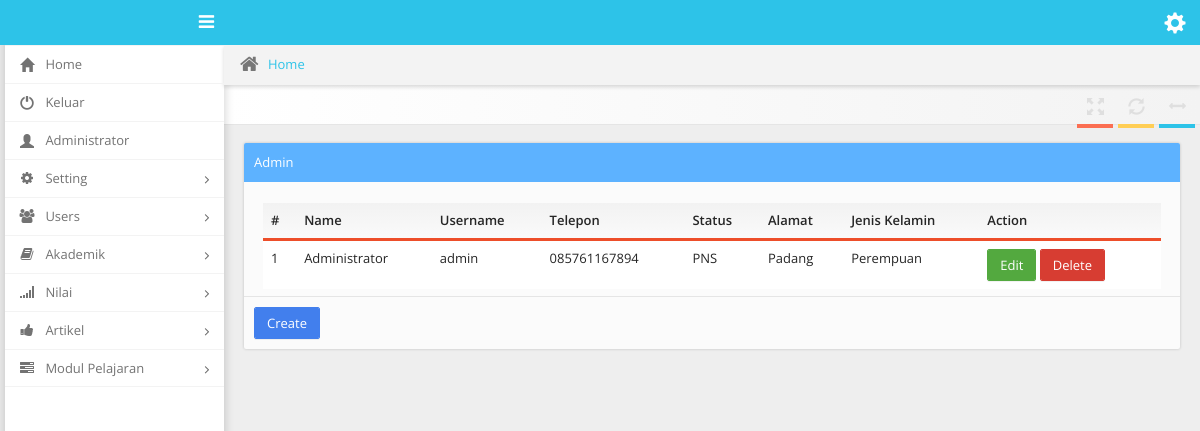
Page /dashboard/index.php?users=admin (signed in) on the committed database.
### tables this page shows
CREATE TABLE IF NOT EXISTS `users` (
  `id` int(11) NOT NULL AUTO_INCREMENT,
  `nomor_induk` varchar(30) DEFAULT NULL,
  `name` varchar(50) DEFAULT NULL,
  `username` varchar(30) DEFAULT NULL,
  `password` varchar(32) DEFAULT NULL,
  `telp` varchar(16) DEFAULT NULL,
  `alamat` text,
  `status` varchar(25) DEFAULT NULL,
  `jenis_kelamin` varchar(25) DEFAULT NULL,
  `kelas_id` int(11) DEFAULT NULL,
  `access` varchar(30) DEFAULT NULL,
  PRIMARY KEY (`id`),
  KEY `kelas_id` (`kelas_id`),
  KEY `kelas_id_2` (`kelas_id`)
);

### dashboard/tables/admin_table.php (the view)
<div class="col-xs-12 col-md-12">
    <div class="well with-header  with-footer">
        <div class="header bg-blue">
            Admin
        </div>
        <table class="table table-hover">
            <thead class="bordered-darkorange">
                <tr>
                    <th>#</th>
                    <th>Name</th>
                    <th>Username</th>
                    <th>Telepon</th>
                    <th>Status</th>
                    <th>Alamat</th>
                    <th>Jenis Kelamin</th>
                    <th>Action</th>
                </tr>
            </thead>
            <tbody>
                <?php
                    $no     =   1;
                    $admin  =   mysqli_query($koneksi,"SELECT * FROM users WHERE access='admin' ORDER BY name DESC");
                    while ($data=mysqli_fetch_assoc($admin)) {
                ?>
                <tr>
                    <td><?php echo $no; ?></td>
                    <td><?php echo $data['name']; ?></td>
                    <td><?php echo $data['username']; ?></td>
                    <td><?php echo $data['telp']; ?></td>
                    <td><?php echo $data['status']; ?></td>
                    <td><?php echo $data['alamat']; ?></td>
                    <td><?php echo $data['jenis_kelamin']; ?></td>
                    <td>
                        <a href="?admin-edit=<?php echo $data['id']; ?>" class="btn btn-success">Edit</a>
                        <a href="?admin-del=<?php echo $data['id']; ?>" class="btn btn-danger">Delete</a>
                    </td>
                </tr>
                <?php
                    $no++;
                    }
                ?>
            </tbody>
        </table>
        <div class="footer">
            <a href="?users=admin-create" class="btn btn-primary">Create</a>
        </div>
    </div>
</div>

### rows in the picture
users: name "Administrator", username "admin", telp "085761167894", status "PNS", alamat "Padang", jenis_kelamin "Perempuan"

### other values in the picture
$_SESSION['name'] "Administrator"
